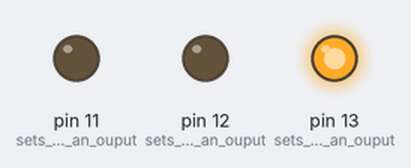
Simulated run of this sketch. Board: Arduino Uno, built with avr-gcc and run on an emulated ATmega328P. Shown: output pins drawn as LEDs (lit = HIGH).

Above: at 0.5 s.
At 1.5 s:
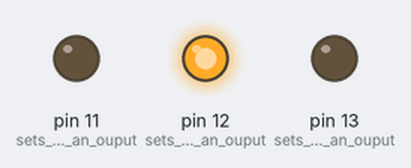
At 5.5 s:
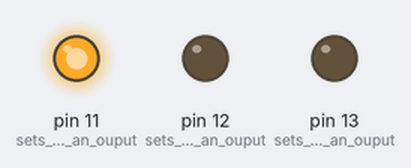
Timing chart, 0 to 6.9 s (numbered marks = the images above):
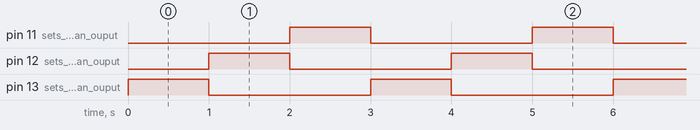

The sketch:

BLINK.ino
```cpp
//THEME: Digital Ouputs

//The main goal is to make 3 LED glow one by one

void setup() {

  // initialize digital pin LED_BUILTIN as an output.

  pinMode(13, OUTPUT);    //sets pin 13 as an ouput

  pinMode(12, OUTPUT);    //sets pin 12 as an ouput

  pinMode(11, OUTPUT);    //sets pin 11 as an ouput

}


void loop() {

// the loop function runs over and over again forever

digitalWrite(13, 1);   // turn the LED1 on (HIGH is the voltage level)

digitalWrite(12, 0);   // Keep LED2 off

digitalWrite(11, 0);   // Keep LED3 off

 delay(1000);           // Wait 1 second

digitalWrite(13, 0);   // turn the LED1 off by making the voltage LOW

digitalWrite(12, 1);   // Turn LED2 on (High is the voltage level)

digitalWrite(11, 0);   // Keep LED 3 off

delay(1000);           // Wait 1 second

digitalWrite(13, 0);   // Keep LED1 off

digitalWrite(12, 0);   // turn the LED2 off by making the voltage LOW

digitalWrite(11, 1);   // Keep LED3 off

delay(1000);           // Wait 1 second

 }  
```

Measured:
- by itself, pin 11 (sets_pin_11_as_an_ouput), pin 12 (sets_pin_12_as_an_ouput), pin 13 (sets_pin_13_as_an_ouput): alternates HIGH for 1.0 s and LOW for 2.0 s
- by itself, everything shown: repeats every 3.0 s, in 3 steps
